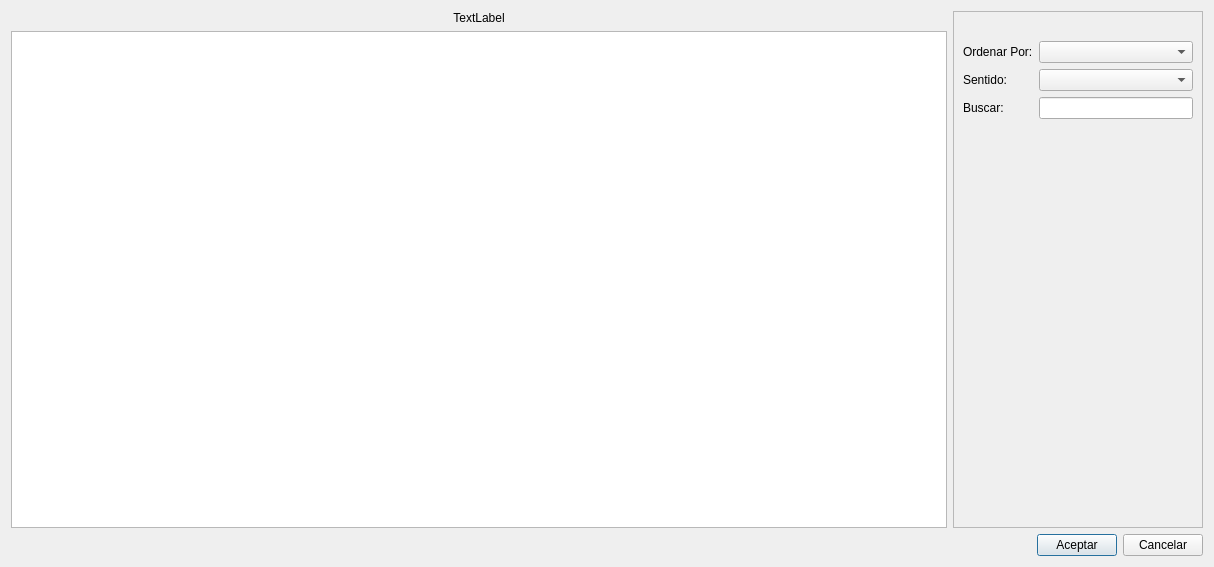
<?xml version="1.0" encoding="UTF-8"?>
<ui version="4.0">
 <class>db_consulta_view</class>
 <widget class="QDialog" name="db_consulta_view">
  <property name="windowModality">
   <enum>Qt::WindowModal</enum>
  </property>
  <property name="geometry">
   <rect>
    <x>0</x>
    <y>0</y>
    <width>1214</width>
    <height>567</height>
   </rect>
  </property>
  <property name="windowTitle">
   <string>Buscar...</string>
  </property>
  <property name="modal">
   <bool>false</bool>
  </property>
  <layout class="QGridLayout" name="gridLayout_2">
   <item row="0" column="0">
    <widget class="QLabel" name="lbltabla">
     <property name="maximumSize">
      <size>
       <width>16777215</width>
       <height>22</height>
      </size>
     </property>
     <property name="text">
      <string>TextLabel</string>
     </property>
     <property name="alignment">
      <set>Qt::AlignCenter</set>
     </property>
    </widget>
   </item>
   <item row="0" column="1" rowspan="2">
    <widget class="QFrame" name="frame">
     <property name="maximumSize">
      <size>
       <width>250</width>
       <height>16777215</height>
      </size>
     </property>
     <property name="frameShape">
      <enum>QFrame::StyledPanel</enum>
     </property>
     <property name="frameShadow">
      <enum>QFrame::Raised</enum>
     </property>
     <layout class="QGridLayout" name="gridLayout">
      <item row="1" column="1">
       <widget class="QLabel" name="label_2">
        <property name="maximumSize">
         <size>
          <width>128</width>
          <height>128</height>
         </size>
        </property>
        <property name="text">
         <string/>
        </property>
        <property name="pixmap">
         <pixmap resource="../ui/designer.qrc">:/Icons/PNG/find2.png</pixmap>
        </property>
       </widget>
      </item>
      <item row="5" column="1">
       <spacer name="verticalSpacer">
        <property name="orientation">
         <enum>Qt::Vertical</enum>
        </property>
        <property name="sizeHint" stdset="0">
         <size>
          <width>20</width>
          <height>259</height>
         </size>
        </property>
       </spacer>
      </item>
      <item row="2" column="0">
       <widget class="QLabel" name="label_3">
        <property name="text">
         <string>Ordenar Por:</string>
        </property>
       </widget>
      </item>
      <item row="4" column="1">
       <widget class="QLineEdit" name="lineaTextoBuscar">
       </widget>
      </item>
      <item row="4" column="0">
       <widget class="QLabel" name="label">
        <property name="text">
         <string>Buscar:</string>
        </property>
       </widget>
      </item>
      <item row="2" column="1">
       <widget class="QComboBox" name="cboCampoBusqueda"/>
      </item>
      <item row="3" column="1">
       <widget class="QComboBox" name="cboSentido"/>
      </item>
      <item row="3" column="0">
       <widget class="QLabel" name="label_4">
        <property name="text">
         <string>Sentido:</string>
        </property>
       </widget>
      </item>
     </layout>
    </widget>
   </item>
   <item row="1" column="0">
    <widget class="QTableView" name="resultado_list">
     <property name="alternatingRowColors">
      <bool>true</bool>
     </property>
     <property name="selectionMode">
      <enum>QAbstractItemView::SingleSelection</enum>
     </property>
     <property name="selectionBehavior">
      <enum>QAbstractItemView::SelectRows</enum>
     </property>
     <attribute name="horizontalHeaderStretchLastSection">
      <bool>true</bool>
     </attribute>
     <attribute name="verticalHeaderVisible">
      <bool>false</bool>
     </attribute>
    </widget>
   </item>
   <item row="2" column="0" colspan="2">
    <layout class="QHBoxLayout" name="horizontalLayout">
     <item>
      <spacer name="horizontalSpacer">
       <property name="orientation">
        <enum>Qt::Horizontal</enum>
       </property>
       <property name="sizeHint" stdset="0">
        <size>
         <width>40</width>
         <height>20</height>
        </size>
       </property>
      </spacer>
     </item>
     <item>
      <widget class="QPushButton" name="btn_aceptar">
       <property name="text">
        <string>Aceptar</string>
       </property>
       <property name="icon">
        <iconset resource="../ui/designer.qrc">
         <normaloff>:/Icons/PNG/OK.png</normaloff>:/Icons/PNG/OK.png</iconset>
       </property>
      </widget>
     </item>
     <item>
      <widget class="QPushButton" name="btn_cancelar">
       <property name="text">
        <string>Cancelar</string>
       </property>
       <property name="icon">
        <iconset resource="../ui/designer.qrc">
         <normaloff>:/Icons/PNG/Cancel.png</normaloff>:/Icons/PNG/Cancel.png</iconset>
       </property>
      </widget>
     </item>
    </layout>
   </item>
  </layout>
 </widget>
 <tabstops>
  <tabstop>lineaTextoBuscar</tabstop>
  <tabstop>cboCampoBusqueda</tabstop>
  <tabstop>cboSentido</tabstop>
  <tabstop>resultado_list</tabstop>
  <tabstop>btn_aceptar</tabstop>
  <tabstop>btn_cancelar</tabstop>
 </tabstops>
 <resources>
  <include location="../ui/designer.qrc"/>
 </resources>
 <connections>
  <connection>
   <sender>btn_cancelar</sender>
   <signal>clicked()</signal>
   <receiver>db_consulta_view</receiver>
   <slot>close()</slot>
   <hints>
    <hint type="sourcelabel">
     <x>617</x>
     <y>430</y>
    </hint>
    <hint type="destinationlabel">
     <x>35</x>
     <y>394</y>
    </hint>
   </hints>
  </connection>
  <connection>
   <sender>btn_aceptar</sender>
   <signal>clicked()</signal>
   <receiver>db_consulta_view</receiver>
   <slot>accept()</slot>
   <hints>
    <hint type="sourcelabel">
     <x>433</x>
     <y>429</y>
    </hint>
    <hint type="destinationlabel">
     <x>115</x>
     <y>412</y>
    </hint>
   </hints>
  </connection>
 </connections>
</ui>
